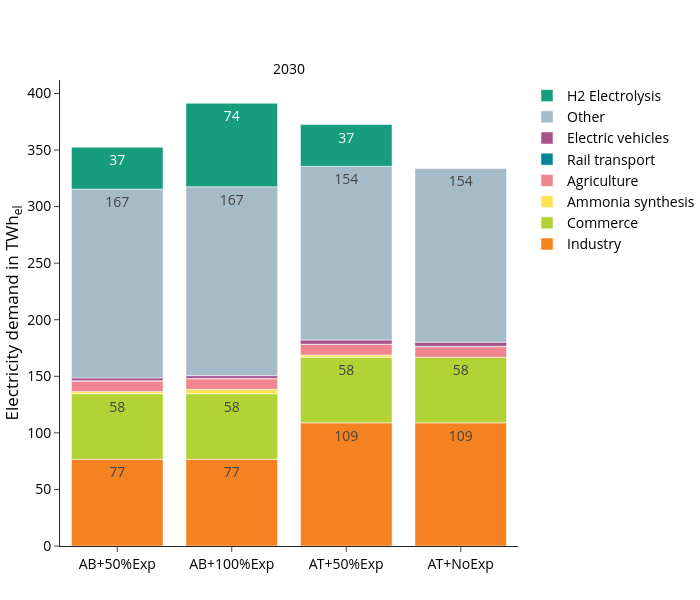

Source (notebook cell):
### Code cell
fig_name = "electricity_demand_TWh"
fig = px.bar(
    demand_df, 
    **fig_kwargs,
    color_discrete_map=colors["electricity"],
    category_orders={
        "variable":list(colors["electricity"].keys()),
        "scen": scen_order
        },
    labels={"value":"Electricity demand in TWh<sub>el</sub>","year":"",
            "variable":"", 
            "scen":""},
)
fig.update_layout(legend_traceorder="reversed",)
update_layout(fig)

print("Totals per scenario and year:", demand_sum_df)
fig.show()
#save_plotly_fig(demand_df, fig, sdir, f"{idx_group_name}_{fig_name}")

### Figure 1 — Plotly figure (JSON) as saved in the notebook; plotly's stock layout.template omitted (floating-point values rounded to 4 significant figures)
{"data": [{"hovertemplate": "=%{x}<br>Electricity demand in TWh<sub>el</sub>=%{text}<extra></extra>", "legendgroup": "Industry", "marker": {"color": "#f58220", "pattern": {"shape": ""}}, "name": "Industry", "orientation": "v", "showlegend": true, "text": [76.6, 76.6, 108.9, 108.9], "textangle": 0, "textposition": "inside", "texttemplate": "%{y:.0f}", "type": "bar", "x": ["AB+100%Exp", "AB+50%Exp", "AT+50%Exp", "AT+NoExp"], "xaxis": "x", "y": [76.6, 76.6, 108.9, 108.9], "yaxis": "y"}, {"hovertemplate": "=%{x}<br>Electricity demand in TWh<sub>el</sub>=%{text}<extra></extra>", "legendgroup": "Commerce", "marker": {"color": "#b2d235", "pattern": {"shape": ""}}, "name": "Commerce", "orientation": "v", "showlegend": true, "text": [58.0, 58.0, 58.0, 58.0], "textangle": 0, "textposition": "inside", "texttemplate": "%{y:.0f}", "type": "bar", "x": ["AB+100%Exp", "AB+50%Exp", "AT+50%Exp", "AT+NoExp"], "xaxis": "x", "y": [58.0, 58.0, 58.0, 58.0], "yaxis": "y"}, {"hovertemplate": "=%{x}<br>Electricity demand in TWh<sub>el</sub>=%{text}<extra></extra>", "legendgroup": "Ammonia synthesis", "marker": {"color": "#fce356", "pattern": {"shape": ""}}, "name": "Ammonia synthesis", "orientation": "v", "showlegend": true, "text": [3.9, 1.9, 1.9], "textangle": 0, "textposition": "inside", "texttemplate": "%{y:.0f}", "type": "bar", "x": ["AB+100%Exp", "AB+50%Exp", "AT+50%Exp"], "xaxis": "x", "y": [3.9, 1.9, 1.9], "yaxis": "y"}, {"hovertemplate": "=%{x}<br>Electricity demand in TWh<sub>el</sub>=%{text}<extra></extra>", "legendgroup": "Agriculture", "marker": {"color": "#f08591", "pattern": {"shape": ""}}, "name": "Agriculture", "orientation": "v", "showlegend": true, "text": [9.3, 9.3, 9.3, 9.3], "textangle": 0, "textposition": "inside", "texttemplate": "%{y:.0f}", "type": "bar", "x": ["AB+100%Exp", "AB+50%Exp", "AT+50%Exp", "AT+NoExp"], "xaxis": "x", "y": [9.3, 9.3, 9.3, 9.3], "yaxis": "y"}, {"hovertemplate": "=%{x}<br>Electricity demand in TWh<sub>el</sub>=%{text}<extra></extra>", "legendgroup": "Rail transport", "marker": {"color": "#008598", "pattern": {"shape": ""}}, "name": "Rail transport", "orientation": "v", "showlegend": true, "text": [0.3, 0.3, 0.3, 0.3], "textangle": 0, "textposition": "inside", "texttemplate": "%{y:.0f}", "type": "bar", "x": ["AB+100%Exp", "AB+50%Exp", "AT+50%Exp", "AT+NoExp"], "xaxis": "x", "y": [0.3, 0.3, 0.3, 0.3], "yaxis": "y"}, {"hovertemplate": "=%{x}<br>Electricity demand in TWh<sub>el</sub>=%{text}<extra></extra>", "legendgroup": "Electric vehicles", "marker": {"color": "#a8508c", "pattern": {"shape": ""}}, "name": "Electric vehicles", "orientation": "v", "showlegend": true, "text": [2.5, 2.5, 3.7, 3.7], "textangle": 0, "textposition": "inside", "texttemplate": "%{y:.0f}", "type": "bar", "x": ["AB+100%Exp", "AB+50%Exp", "AT+50%Exp", "AT+NoExp"], "xaxis": "x", "y": [2.5, 2.5, 3.7, 3.7], "yaxis": "y"}, {"hovertemplate": "=%{x}<br>Electricity demand in TWh<sub>el</sub>=%{text}<extra></extra>", "legendgroup": "Other", "marker": {"color": "#a6bbc8", "pattern": {"shape": ""}}, "name": "Other", "orientation": "v", "showlegend": true, "text": [166.9, 166.9, 153.5, 153.5], "textangle": 0, "textposition": "inside", "texttemplate": "%{y:.0f}", "type": "bar", "x": ["AB+100%Exp", "AB+50%Exp", "AT+50%Exp", "AT+NoExp"], "xaxis": "x", "y": [166.9, 166.9, 153.5, 153.5], "yaxis": "y"}, {"hovertemplate": "=%{x}<br>Electricity demand in TWh<sub>el</sub>=%{text}<extra></extra>", "legendgroup": "H2 Electrolysis", "marker": {"color": "#179c7d", "pattern": {"shape": ""}}, "name": "H2 Electrolysis", "orientation": "v", "showlegend": true, "text": [73.8, 36.9, 36.9], "textangle": 0, "textposition": "inside", "texttemplate": "%{y:.0f}", "type": "bar", "x": ["AB+100%Exp", "AB+50%Exp", "AT+50%Exp"], "xaxis": "x", "y": [73.8, 36.9, 36.9], "yaxis": "y"}], "layout": {"annotations": [{"font": {}, "showarrow": false, "text": "2030", "x": 0.5, "xanchor": "center", "xref": "paper", "y": 1, "yanchor": "bottom", "yref": "paper"}], "barmode": "relative", "height": 600, "legend": {"title": {"text": ""}, "tracegroupgap": 0, "traceorder": "reversed"}, "width": 700, "xaxis": {"anchor": "y", "categoryarray": ["AB+50%Exp", "AB+100%Exp", "AT+50%Exp", "AT+NoExp"], "categoryorder": "array", "domain": [0, 1], "title": {"text": ""}}, "yaxis": {"anchor": "x", "domain": [0, 1], "title": {"text": "Electricity demand in TWh<sub>el</sub>"}}}}
